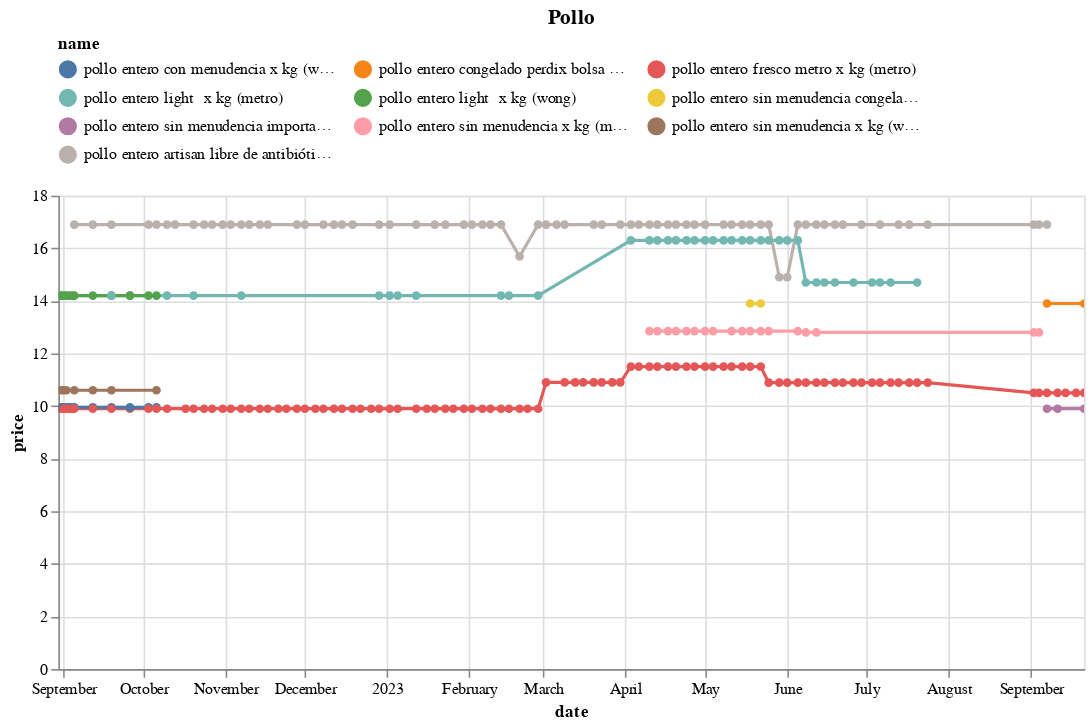

Write notebook code for a chart like this one.
### Code cell
(df
 .loc[df.name.isin(names)]
 .pipe(alt.Chart)
 .mark_line(point=True)
 .encode(x='date', y='price', color='name', tooltip=['name','price'])
 .properties(width=650, title='Pollo')
 .interactive()
 .configure_legend(orient='top', columns=3)
)

### Figure 1 — Vega-Lite specification as saved in the notebook (floating-point values rounded to 4 significant figures; data arrays with more than 128 entries replaced by an {"elided": "..."} marker saying what was removed)
{"config": {"view": {"continuousWidth": 300, "continuousHeight": 300}, "legend": {"columns": 3, "orient": "top"}}, "data": {"name": "data-7a58eaa269044f549a6eb470612c9405"}, "mark": {"type": "line", "point": true}, "encoding": {"color": {"field": "name", "type": "nominal"}, "tooltip": [{"field": "name", "type": "nominal"}, {"field": "price", "type": "quantitative"}], "x": {"field": "date", "type": "temporal"}, "y": {"field": "price", "type": "quantitative"}}, "params": [{"name": "param_13", "select": {"type": "interval", "encodings": ["x", "y"]}, "bind": "scales"}], "title": "Pollo", "width": 650, "$schema": "https://vega.github.io/schema/vega-lite/v5.14.1.json", "datasets": {"data-7a58eaa269044f549a6eb470612c9405": {"elided": "265 records"}}}
